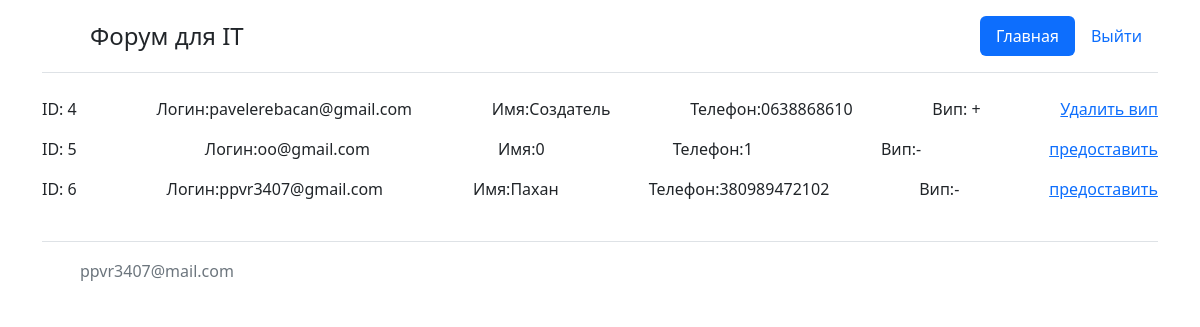
The page /admin on the database its author committed.
### packages/modells.py (models this page shows)
class User(db.Model, UserMixin):
    id = db.Column(db.Integer, primary_key=True)
    login = db.Column(db.String(120), nullable=False, unique=True)
    password = db.Column(db.String, nullable=False)
    user_name = db.Column(db.String(20), nullable=False)
    tel = db.Column(db.String)
    super_vip = db.Column(db.Boolean,default=False)

### packages/routes.py (the view)
@app.route('/admin' , methods = ['POST','GET'])
def admin():
    users = User.query.all()
    return render_template("admin.html", users=users)

### packages/templates/admin.html (shortened to what this page needs)
{% extends "base.html" %}
{% block body %}
<div class="container">
    <header class="d-flex flex-wrap justify-content-center py-3 mb-4 border-bottom">
      <a href="/" class="d-flex align-items-center mb-3 mb-md-0 me-md-auto text-dark text-decoration-none">
        <svg class="bi me-2" width="40" height="32"><use xlink:href="#bootstrap"></use></svg>
        <span class="fs-4">Форум для IT</span>
      </a>
      <ul class="nav nav-pills">
        <li class="nav-item"><a href="/" class="nav-link active" aria-current="page">Главная</a></li>
        <li class="nav-item"><a href="/logaut" class="nav-link">Выйти</a></li>
      </ul>
    </header>
  </div>
{% for user in users %}
<div class="container">
    <div class="my-row">
        <p>ID: {{user.id}}</p>
        <p>Логин:{{user.login}}</p>
        <p>Имя:{{user.user_name}}</p>
        <p>Телефон:{{user.tel}}</p>
        {% if user.super_vip == True %}
        <p>Вип: +</p>
        <a href="/admin_delete/{{user.id}}">Удалить вип</a>
        {% else %}
        <p>Вип:-</p>
        <a href="/admin_add/{{user.id}}">предоставить</a>
        {% endif %}
    </div>
</div>
{% endfor %}
{% endblock %}

### packages/static/css/style.css (style rules this page uses)
.my-row { display: flex; justify-content: space-between; }

### rows shown on the page
User: id "4", login "pavelerebacan@gmail.com", user_name "Создатель", tel "0638868610"
User: id "5", login "oo@gmail.com", user_name "0", tel "1"
User: id "6", login "ppvr3407@gmail.com", user_name "Пахан", tel "380989472102"
